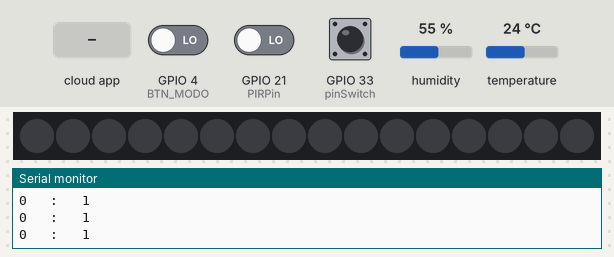
The sketch below on a simulated ESP32. Shown: 16 RGB LEDs in strip order, left to right, the last lines printed to the serial monitor. The test bench sets the inputs (shaded band); at power-on: GPIO 33 (pinSwitch) LOW, GPIO 4 (BTN_MODO) LOW, GPIO 21 (PIRPin) LOW, humidity 55 %, temperature 24 °C. Dim RGB values are drawn brighter than linear; WiFi joins after 1.5 s; servers stay silent unless stated; the strip is taken to match the declared colour order; EEPROM starts erased.

Above: at 1.2 s.
1.3 s: GPIO 33 (pinSwitch) pulled HIGH for 0.15 s
At 1.39 s:
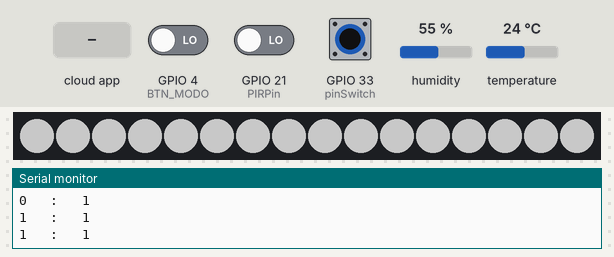
2.9 s: the phone or cloud app sets colorLed to 1
4.4 s: GPIO 33 (pinSwitch) pulled HIGH for 1 s
11.4 s: GPIO 4 (BTN_MODO) driven HIGH and GPIO 33 (pinSwitch) driven HIGH
At 12.2 s:
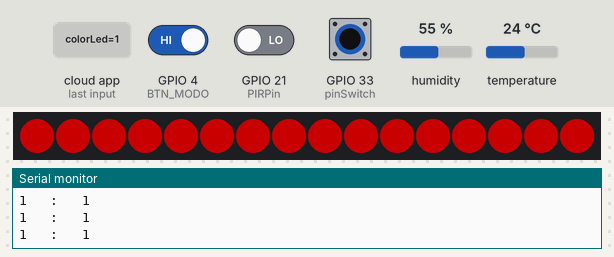
15.1 s: the phone or cloud app sets colorLed to 1
At 17.55 s:
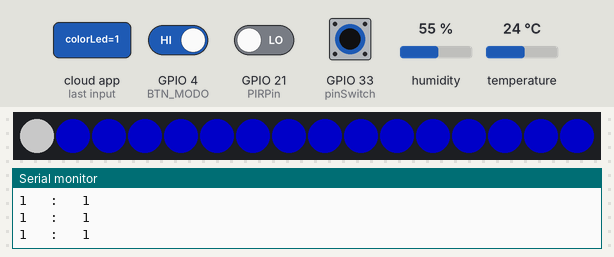
20.1 s: the phone or cloud app sets colorLed to 1
At 21.77 s:
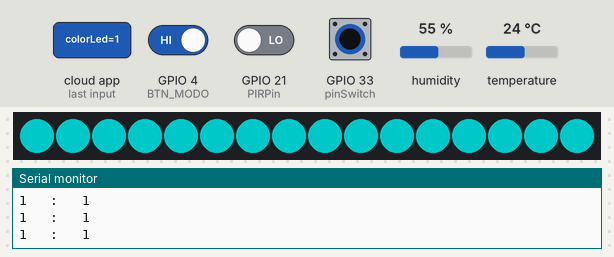
Timing chart, 0 to 23.3 s (numbered marks = the images above; inputs shaded):
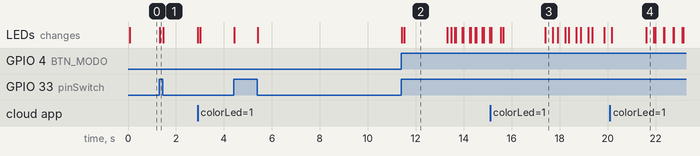

The sketch:

Lampara_jun04a.ino
```cpp
#include "arduino_secrets.h"
// DHT sensor library - Version: Latest
#include <DHT.h>
#include <DHT_U.h>

// Adafruit NeoPixel - Version: Latest
#include <Adafruit_NeoPixel.h>

/*
  Sketch generated by the Arduino IoT Cloud Thing "Untitled"
  https://create.arduino.cc/cloud/things/2b81c075-c8ce-4557-b9cb-f2420a9f8b5f

  Arduino IoT Cloud Variables description

  The following variables are automatically generated and updated when changes are made to the Thing

  CloudColoredLight colorLed;
  CloudSwitch sensor;
  int humedad;
  int temperatura;
  bool button;

  Variables which are marked as READ/WRITE in the Cloud Thing will also have functions
  which are called when their values are changed from the Dashboard.
  These functions are generated with the Thing and added at the end of this sketch.
*/

#include "thingProperties.h"
#include <EEPROM.h>

#define S_HOME 0
#define C_VERDE 1
#define C_ROJO 2
#define C_AZUL 3
#define S_SEQ 4
#define S_OFF 5
#define OFF 6

#define EEprom_Size 12

// estados
int state1 =11;
int anterior = S_OFF;
//int color_aterior = 0;
int r_anterior; //cambio, guardar ultimo color con EPROM
int g_anterior;
int b_anterior;
int seq_anterior = 0;
uint8_t state = OFF;

//leds confi
int nleds = 16;
int retardo = 50;
float brillo = 100;
uint8_t r, g, b;
bool on_off = true;


//pines de entrada
int pinled = 5;
int PIRPin = 21;
int BTN_MODO = 4;
int pinSwitch = 33;
#define DHTPin 13
#define DHTType DHT11

//modos
bool buttonState = false;
unsigned long lastButtonPress = 0;
const int tiempoEspera = 1500;
unsigned long tiempoInicio;

Adafruit_NeoPixel tira = Adafruit_NeoPixel(nleds, pinled, NEO_RGB + NEO_KHZ800);
DHT dht11(DHTPin, DHTType);

void FSM_Modos();
void FSM_Control();

void setup() {
  // Defined in thingProperties.h
  initProperties();

  // Connect to Arduino IoT Cloud
  ArduinoCloud.begin(ArduinoIoTPreferredConnection);

  /*
     The following function allows you to obtain more information
     related to the state of network and IoT Cloud connection and errors
     the higher number the more granular information you’ll get.
     The default is 0 (only errors).
     Maximum is 4
  */
  setDebugMessageLevel(2);
  ArduinoCloud.printDebugInfo();

  // Initialize serial and wait for port to open:
  Serial.begin(9600);

  // This delay gives the chance to wait for a Serial Monitor without blocking if none is found
  pinMode(BTN_MODO, INPUT);
  pinMode(PIRPin, INPUT);
  pinMode(pinSwitch, INPUT);
  //irrecv.enableIRIn();
  tira.begin();
  tira.show();
  dht11.begin();
  colorLed.setSwitch(onoff);
  sensor = true;

  EEPROM.begin(EEprom_Size);
}

void loop() {
  ArduinoCloud.update();

  /*r_anterior = EEPROM.read(0);
  g_anterior = EEPROM.read(1);
  b_anterior = EEPROM.read(2);*/

  // Your code here
  tira.setBrightness(brillo);
  BTN_Control();
  FSM_Color();
  //SensorIR();
  controlLUZ();
  SensorPIR();
  onTemperaturaChange();
  onHumedadChange();

  //Serial.println(digitalRead(pinSwitch));
  onoff2();
}

/*
  Since Button is READ_WRITE variable, onButtonChange() is
  executed every time a new value is received from IoT Cloud.
*/
void onButtonChange() {

}

/*
  Since ColorLed is READ_WRITE variable, onColorLedChange() is
  executed every time a new value is received from IoT Cloud.
*/
void onColorLedChange()  {
  // Add your code here to act upon ColorLed change
  float bri = colorLed.getBrightness();
  uint8_t r2, g2, b2;
  colorLed.getValue().getRGB(r2, g2, b2);
  onoff(bri, r2, g2, b2);

  if (on_off) {

    //Serial.println("Bri: " + String(bri) + " : Brillo:" + String(brillo));
    if ((r2 != r || g2 != g || b2 != b) && (brillo == bri)) {
      r = r2;
      g = g2;
      b = b2;
      Serial.println("Entro");
      state = 10;
      state1 = 0;
    }
    if (brillo != bri || bri == 100) {
      brillo = bri;
      tira.setBrightness(brillo);
      tira.show();
      state1 = 11;
      lastButtonPress = millis();
    }
    //onoff = colorLed.getSwitch();
    //Serial.println("R:"+String(r)+" G:"+String(g)+ " B:"+String(b));
  }
}


void cambio() {

}


/*
  Since Sensor is READ_WRITE variable, onSensorChange() is
  executed every time a new value is received from IoT Cloud.
*/
void onSensorChange()  {
  // Add your code here to act upon Sensor change
  state1 = 11;
}

/*
  Since Temperatura is READ_WRITE variable, onTemperaturaChange() is
  executed every time a new value is received from IoT Cloud.
*/
void onTemperaturaChange()  {
  // Add your code here to act upon Temperatura change}
  temperatura = dht11.readTemperature();
}

/*
  Since Humedad is READ_WRITE variable, onHumedadChange() is
  executed every time a new value is received from IoT Cloud.
*/
void onHumedadChange()  {
  // Add your code here to act upon Humedad change
  humedad = dht11.readHumidity();
}
```

Efectos.ino
```cpp
void colorWipe(uint32_t color, int wait) {
  for (int i = 0; i < tira.numPixels(); i++) {
    tira.setPixelColor(i, color);
  }
  tira.show();
  delay(wait);
  for (int i = 0; i < tira.numPixels(); i++) {
    tira.setPixelColor(i, 0);
  }
  tira.show();
}

void rainbowCycle(uint8_t wait) {
  for (int i = 0; i < tira.numPixels(); i++) {
    tira.setPixelColor(i, 255, 255, 255);
    tira.show();
    delay(wait);
    tira.setPixelColor(i, 0, 0, 0);
  }
}
void theaterChase(uint32_t color, uint8_t wait) {
  for (int a = 0; a < 2; a++) {
    for (int b = 0; b < 3; b++) {
      tira.clear();

      for (int c = b; c < tira.numPixels(); c += 3) {
        tira.setPixelColor(c, color);
      }

      tira.show();
      delay(wait);
    }
  }
}
```

FSM_Control.ino
```cpp
void SensorPIR() {
  if (sensor) {
    if (digitalRead(PIRPin) == HIGH) {
      if (anterior == S_OFF) {
        state1 = 11;
      } else {
        state = seq_anterior;
      }
      lastButtonPress = millis();
    } else if (millis() - lastButtonPress > 10000) {
      state = OFF;
      state1 = 0;
    }
  }
}

void BTN_Control() {
  if (on_off) {
    if (digitalRead(BTN_MODO) == HIGH || button == true) {
      if (state == OFF) {
        state1 = 11;
      } else {
        state++;
        state = state % 4;
      }
      if (!buttonState) {
        tiempoInicio = millis();
        buttonState = true;
      } else {
        state--;
        state = state % 4;
      }

      if (((millis() - tiempoInicio) >= tiempoEspera)) {
        FSM_Modo();
        state1 = 0;
        buttonState = false;
      }
      lastButtonPress = millis();
    } else {
      buttonState = false;
    }

    if (millis() - lastButtonPress > 10000 && sensor) {
      state = OFF;
    }
  }
}

void onoff(float bri, uint8_t r2, uint8_t g2, uint8_t b2) {
  bool o = colorLed.getSwitch();
  bool o2 = digitalRead(pinSwitch);
  if (o && (brillo == bri) && !(r2 != r || g2 != g || b2 != b)) {
    on_off = o;
    sensor = o;
    state1 = 11;
    Serial.print("1");
  } else if (o && (brillo == bri || bri == 100) && (r2 == r && g2 == g && b2 == b)) {
    on_off = o;
    sensor = o;
    state1 = 11;
    Serial.print("2");
  } else if (o && (bri == 100) && (r2 != r || g2 != g || b2 != b) && sensor) {
    on_off = o;
    sensor = o;
    state1 = 11;
    Serial.print("3");
  } else if (o && sensor == false && (r2 != r || g2 != g || b2 != b)) {
    on_off = o;
    sensor = false;
    Serial.print("4");
  } else if (o && sensor && (r2 != r || g2 != g || b2 != b)) {
    on_off = o;
    sensor = o;
    Serial.print("5");
  } else {
    on_off = o;
    sensor = false;
    state = OFF;
    state1 = 0;
    Serial.print("6");
  }
}

void onoff2() {
  bool o = colorLed.getSwitch();
  bool o2 = digitalRead(pinSwitch);
  Serial.println();
  Serial.print(o2);
  Serial.print("   :   ");
  Serial.print(o);
  if (o && o2) {
    on_off = o;
    sensor = o;
    state1 = 11;
  } else {
    on_off = 0;
    sensor = false;
    state = OFF;
    state1 = 0;
  }
}
```

FSM_Modos.ino
```cpp
void Efectos();

void FSM_Color() {
  switch (state) {
    case S_HOME:
      if (anterior == S_SEQ) {
        colorWipe(tira.Color(255, 0, 0), 150);  // Rojo
        colorWipe(tira.Color(0, 255, 0), 150);  // Verde
        colorWipe(tira.Color(0, 0, 255), 150);  // Azul
        seq_anterior = S_HOME;
      } else {
        //color_aterior = S_HOME;
        /*for (int i = 0; i < nleds; i++) {
          tira.setPixelColor(i, 255, 255, 255);
        }
        tira.show();*/
        r = 255;
        g = 255;
        b = 255;
        colorLed.setHue(255);
        colorLed.setSaturation(255);
        EEPROM.write(0, 255);
        EEPROM.write(1, 255);
        EEPROM.write(2, 255);
        EEPROM.commit();
        delay(retardo);
         state1 = 11;
      }
      break;
    case C_VERDE:
      if (anterior == S_SEQ) {
        //colorWipe(tira.Color(255, 0, 0), 100);    // Rojo
        colorWipe(tira.Color(0, 255, 255), 50);  // Verde
        //colorWipe(tira.Color(0, 0, 255), 100);    // Azul
        seq_anterior = C_VERDE;
      } else {
        //color_aterior = colorLed;
      /*  for (int i = 0; i < nleds; i++) {
          tira.setPixelColor(i, 255, 0, 0);
        }
        tira.show();*/
        r = 0;
        g = 255;
        b = 0;
        colorLed.setHue(120);
        colorLed.setSaturation(255);
        EEPROM.write(0, 0);
        EEPROM.write(1, 255);
        EEPROM.write(2, 0);
        EEPROM.commit();
        delay(retardo);
         state1 = 11;
      }
      break;
    case C_ROJO:
      if (anterior == S_SEQ) {
        rainbowCycle(20);
        seq_anterior = C_ROJO;
      } else {
        //color_aterior = C_ROJO;
      /*  for (int i = 0; i < nleds; i++) {
          tira.setPixelColor(i, 0, 255, 0);
        }
        tira.show();*/
        r = 255;
        g = 0;
        b = 0;
        colorLed.setHue(0);
        colorLed.setSaturation(255);
        EEPROM.write(0, 255);
        EEPROM.write(1, 0);
        EEPROM.write(2, 0);
        EEPROM.commit();
        delay(retardo);
         state1 = 11;
      }
      break;
    case C_AZUL:
      if (anterior == S_SEQ) {
        theaterChase(tira.Color(127, 255, 0), 30);
        seq_anterior = C_AZUL;
      } else {
        //color_aterior = C_AZUL;
       /* for (int i = 0; i < nleds; i++) {
          tira.setPixelColor(i, 0, 0, 255);
        }
        tira.show();*/
        r = 0;
        g = 0;
        b = 255;
        colorLed.setHue(240);
        colorLed.setSaturation(255);
        EEPROM.write(0, 0);
        EEPROM.write(1, 0);
        EEPROM.write(2, 255);
        EEPROM.commit();
        delay(retardo);
         state1 = 11;
      }
      break;
    case OFF:
      tira.clear();
      tira.show();
      break;
    case 10:
      for (int i = 0; i < nleds; i++) {
        tira.setPixelColor(i, g, r, b);
      }

      tira.show();
      EEPROM.write(0, r);
      EEPROM.write(1, g);
      EEPROM.write(2, b);
      EEPROM.commit();
      delay(retardo);
      break;
    /*case 11:
      r_anterior = EEPROM.read(0);
      g_anterior = EEPROM.read(1);
      b_anterior = EEPROM.read(2);

      for (int i = 0; i < nleds; i++) {
        tira.setPixelColor(i, g_anterior, r_anterior, b_anterior);
      }
      tira.show();
      delay(retardo);
      break;*/
    default: break;
  }
}

void controlLUZ(){
  switch(state1){
    case 11:
      r_anterior = EEPROM.read(0);
      g_anterior = EEPROM.read(1);
      b_anterior = EEPROM.read(2);

      for (int i = 0; i < nleds; i++) {
        tira.setPixelColor(i, g_anterior, r_anterior, b_anterior);
      }
      tira.show();
      delay(retardo);
      break;
    default: break;
  }
}

void FSM_Modo() {
  switch (anterior) {
    case S_OFF:
      state--;
      state = state % 4;
      anterior = S_SEQ;
      delay(200);
      break;
    case S_SEQ:
      state1 = 11;
      anterior = S_OFF;
      delay(300);
      break;
  }
}
```

arduino_secrets.h
```cpp
#define SECRET_SSID ""
#define SECRET_OPTIONAL_PASS ""
#define SECRET_DEVICE_KEY ""
```

thingProperties.h
```cpp
// Code generated by Arduino IoT Cloud, DO NOT EDIT.

#include <ArduinoIoTCloud.h>
#include <Arduino_ConnectionHandler.h>

const char DEVICE_LOGIN_NAME[]  = "334b492f-b197-4f11-98d3-62abecb57629";

const char SSID[]               = SECRET_SSID;    // Network SSID (name)
const char PASS[]               = SECRET_OPTIONAL_PASS;    // Network password (use for WPA, or use as key for WEP)
const char DEVICE_KEY[]  = SECRET_DEVICE_KEY;    // Secret device password

void onColorLedChange();
void onSensorChange();
void onHumedadChange();
void onTemperaturaChange();
void onButtonChange();

CloudColoredLight colorLed;
CloudSwitch sensor;
int humedad;
int temperatura;
bool button;

void initProperties(){

  ArduinoCloud.setBoardId(DEVICE_LOGIN_NAME);
  ArduinoCloud.setSecretDeviceKey(DEVICE_KEY);
  ArduinoCloud.addProperty(colorLed, READWRITE, ON_CHANGE, onColorLedChange);
  ArduinoCloud.addProperty(sensor, READWRITE, ON_CHANGE, onSensorChange);
  ArduinoCloud.addProperty(humedad, READWRITE, ON_CHANGE, onHumedadChange);
  ArduinoCloud.addProperty(temperatura, READWRITE, ON_CHANGE, onTemperaturaChange);
  ArduinoCloud.addProperty(button, READWRITE, ON_CHANGE, onButtonChange);

}

WiFiConnectionHandler ArduinoIoTPreferredConnection(SSID, PASS);
```

Measured:
- after the input at 1.3 s, the LEDs: change at once (image 1)
- after the input at 11.4 s, the LEDs: first change at once (image 2 shows a later state)
- what the display in image 2 shows lasts 1.8 s, from 11.5 s to 13.3 s
